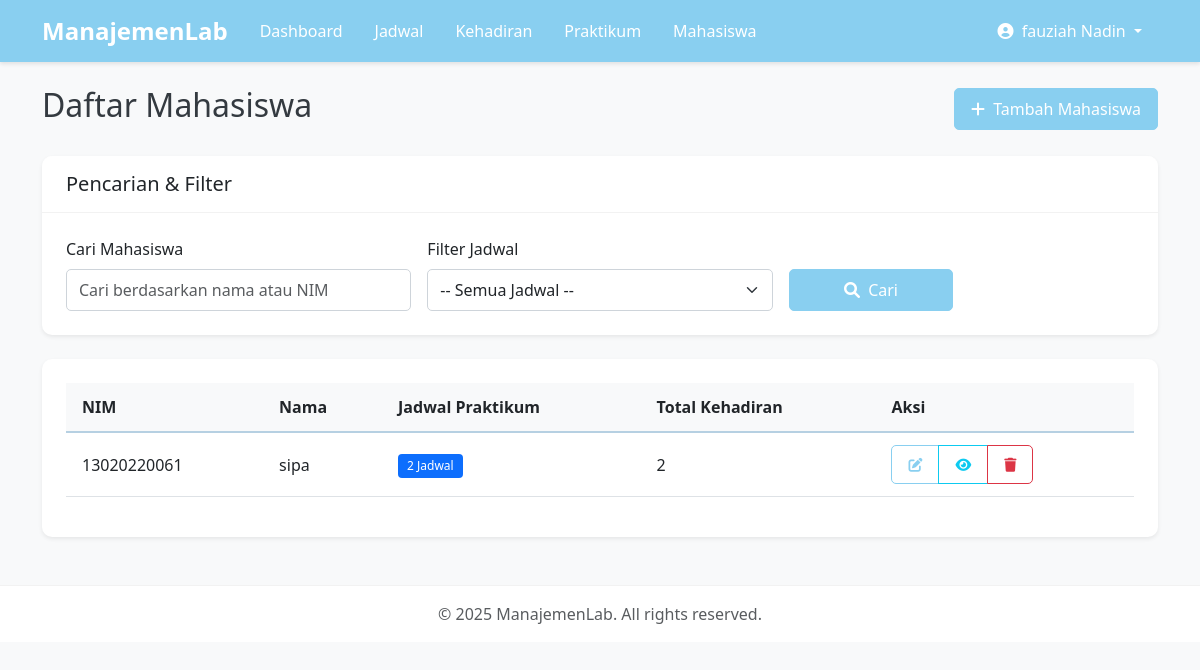
Page /labApp/mahasiswa/ (signed in) on the committed database.
### labApp/models.py (models this page shows, shortened)
class User(AbstractUser):
    ROLE_CHOICES = (
        ('dosen', 'Dosen'),
        ('asisten', 'Asisten'),
    )
    role = models.CharField(max_length=10, choices=ROLE_CHOICES)
    def is_dosen(self):
        return self.role == 'dosen'
    def is_asisten(self):
        return self.role == 'asisten'

class Mahasiswa(models.Model):
    nama = models.CharField(max_length=100)
    nim = models.CharField(max_length=20, unique=True)
    angkatan = models.CharField(max_length=10, default='2024')
    jadwal = models.ManyToManyField(Jadwal, blank=True, related_name='mahasiswa_set')
    dosen = models.ForeignKey(
        User,
        on_delete=models.CASCADE,
        related_name='mahasiswa_dosen',
        limit_choices_to={'role': 'dosen'},
        null=True,  # Allow null temporarily for migration
        blank=True  # Allow blank temporarily for migration
    )
    class Meta:
        ordering = ['nim']

class Kehadiran(models.Model):
    jadwal = models.ForeignKey(Jadwal, on_delete=models.CASCADE)
    mahasiswa = models.ForeignKey(Mahasiswa, on_delete=models.CASCADE)
    tanggal = models.DateField(default=timezone.now)
    hadir = models.BooleanField(default=False)
    keterangan = models.TextField(blank=True, null=True)
    class Meta:
        unique_together = ['jadwal', 'mahasiswa', 'tanggal']
        ordering = ['tanggal', 'jadwal']

### labApp/views.py (the view)
# urls.py: path('mahasiswa/', views.mahasiswa_list, name='mahasiswa_list'),
@login_required
def mahasiswa_list(request):
    if not request.user.is_dosen():
        messages.error(request, 'Anda tidak memiliki izin untuk melihat daftar mahasiswa.')
        return redirect('dashboard')
    search_query = request.GET.get('search', '')
    jadwal_filter = request.GET.get('jadwal', '')
    mahasiswa_list = Mahasiswa.objects.filter(dosen=request.user)
    if search_query:
        mahasiswa_list = mahasiswa_list.filter(
            Q(nim__icontains=search_query) |
            Q(nama__icontains=search_query)
        )
    if jadwal_filter:
        jadwal = get_object_or_404(Jadwal, pk=jadwal_filter, dosen=request.user)
        mahasiswa_list = mahasiswa_list.filter(jadwal__id=jadwal_filter).distinct()
    all_jadwal = Jadwal.objects.filter(dosen=request.user).select_related('praktikum').order_by('praktikum__nama', 'hari', 'waktu_mulai')
    paginator = Paginator(mahasiswa_list, 10)
    page = request.GET.get('page')
    mahasiswa_list = paginator.get_page(page)
    context = {
        'mahasiswa_list': mahasiswa_list,
        'all_jadwal': all_jadwal,
    }
    return render(request, 'dosen/mahasiswa_list.html', context)

### labApp/templates/dosen/mahasiswa_list.html (shortened to what this page needs)
{% extends 'labApp/base.html' %}
{% block content %}
<div class="d-flex justify-content-between align-items-center mb-4">
    <h2>Daftar Mahasiswa</h2>
    <a href="{% url 'labApp:mahasiswa_create' %}" class="btn btn-primary">
        <i class="fas fa-plus me-1"></i> Tambah Mahasiswa
    </a>
</div>
<div class="card shadow-sm mb-4">
    <div class="card-header">
        <h5 class="mb-0">Pencarian & Filter</h5>
    </div>
    <div class="card-body">
        <form method="get" class="row g-3">
            <div class="col-md-4">
                <label for="search" class="form-label">Cari Mahasiswa</label>
                <input type="text" id="search" name="search" class="form-control" placeholder="Cari berdasarkan nama atau NIM" value="{{ request.GET.search|default:'' }}">
            </div>
            <div class="col-md-4">
                <label for="jadwal" class="form-label">Filter Jadwal</label>
                <select name="jadwal" id="jadwal" class="form-select">
                    <option value="">-- Semua Jadwal --</option>
                </select>
            </div>
            <div class="col-md-2">
                <label class="form-label">&nbsp;</label>
                <button type="submit" class="btn btn-primary w-100">
                    <i class="fas fa-search me-1"></i> Cari
                </button>
            </div>
            <div class="col-md-2">
                <label class="form-label">&nbsp;</label>
            </div>
        </form>
    </div>
</div>
<div class="card shadow-sm">
    <div class="card-body">
        {% if mahasiswa_list %}
            <div class="table-responsive">
                <table class="table table-hover">
                    <thead>
                        <tr>
                            <th>NIM</th>
                            <th>Nama</th>
                            <th>Jadwal Praktikum</th>
                            <th>Total Kehadiran</th>
                            <th>Aksi</th>
                        </tr>
                    </thead>
                    <tbody>
                        {% for mahasiswa in mahasiswa_list %}
                        <tr>
                            <td>{{ mahasiswa.nim }}</td>
                            <td>{{ mahasiswa.nama }}</td>
                            <td>
                                {% with jadwal_count=mahasiswa.jadwal.count %}
                                    {% if jadwal_count > 0 %}
                                        <span class="badge bg-primary">{{ jadwal_count }} Jadwal</span>
                                    {% else %}
                                        <span class="badge bg-secondary">Belum ada jadwal</span>
                                    {% endif %}
                                {% endwith %}
                            </td>
                            <td>{{ mahasiswa.kehadiran_set.all|length }}</td>
                            <td>
                                <div class="btn-group">
                                    <a href="{% url 'labApp:mahasiswa_update' mahasiswa.id %}" class="btn btn-sm btn-outline-primary">
                                        <i class="fas fa-edit"></i>
                                    </a>
                                    <a href="{% url 'labApp:mahasiswa_detail' mahasiswa.id %}" class="btn btn-sm btn-outline-info">
                                        <i class="fas fa-eye"></i>
                                    </a>
                                    <a href="{% url 'labApp:mahasiswa_delete' mahasiswa.id %}" class="btn btn-sm btn-outline-danger">
                                        <i class="fas fa-trash"></i>
                                    </a>
                                </div>
                            </td>
                        </tr>
                        {% endfor %}
                    </tbody>
                </table>
            </div>
        {% endif %}
    </div>
</div>
{% endblock %}

### labApp/templates/labApp/base.html (shortened to what this page needs)
<!DOCTYPE html>
<html lang="id">
<head>
    <link href="https://cdn.jsdelivr.net/npm/bootstrap@5.3.0/dist/css/bootstrap.min.css" rel="stylesheet">
    <link rel="stylesheet" href="https://cdnjs.cloudflare.com/ajax/libs/font-awesome/6.0.0/css/all.min.css">
    <link rel="stylesheet" href="/static/css/style.css">
</head>
<body>
    {% if user.is_authenticated %}
    <nav class="navbar navbar-expand-lg navbar-dark">
        <div class="container">
            <a class="navbar-brand" href="{% url 'labApp:dashboard' %}">ManajemenLab</a>
            <div class="collapse navbar-collapse" id="navbarNav">
                <ul class="navbar-nav me-auto">
                    <li class="nav-item">
                        <a class="nav-link" href="{% url 'labApp:dashboard' %}">Dashboard</a>
                    </li>
                    <li class="nav-item">
                        <a class="nav-link" href="{% url 'labApp:jadwal_list' %}">Jadwal</a>
                    </li>
                    <li class="nav-item">
                        <a class="nav-link" href="{% url 'labApp:kehadiran_list' %}">Kehadiran</a>
                    </li>
                    {% if user.is_dosen %}
                    <li class="nav-item">
                        <a class="nav-link" href="{% url 'labApp:praktikum_list' %}">Praktikum</a>
                    </li>
                    <li class="nav-item">
                        <a class="nav-link" href="{% url 'labApp:mahasiswa_list' %}">Mahasiswa</a>
                    </li>
                    {% endif %}
                </ul>
                <ul class="navbar-nav">
                    <li class="nav-item dropdown">
                        <a class="nav-link dropdown-toggle" href="#" id="navbarDropdown" role="button" data-bs-toggle="dropdown">
                            <i class="fas fa-user-circle me-1"></i> {{ user.get_full_name|default:user.username }}
                        </a>
                    </li>
                </ul>
            </div>
        </div>
    </nav>
    {% endif %}
    <div class="container mt-4">
        {% block content %}{% endblock %}
    </div>
    <footer class="footer mt-5 py-3">
        <div class="container text-center">
            <span class="text-muted">© {% now "Y" %} ManajemenLab. All rights reserved.</span>
        </div>
    </footer>
</body>
</html>

### labApp/static/css/style.css (style rules this page uses)
:root { --color-gray: #6c757d; --color-baby-blue: #89CFF0; --color-light-blue: #B6D0E2; --color-white: #ffffff; --color-light-gray: #f8f9fa; --color-dark-gray: #343a40; }
body { font-family: 'Segoe UI', Tahoma, Geneva, Verdana, sans-serif; background-color: var(--color-light-gray); color: var(--color-dark-gray); min-height: 100vh; display: flex; flex-direction: column; }
.navbar { background-color: var(--color-baby-blue); box-shadow: 0 2px 4px rgba(0, 0, 0, 0.1); }
.navbar-brand { font-weight: 700; font-size: 1.5rem; }
.navbar-dark .navbar-nav .nav-link { color: var(--color-white); font-weight: 500; padding: 0.5rem 1rem; transition: all 0.3s ease; }
.card { border: none; border-radius: 10px; box-shadow: 0 4px 6px rgba(0, 0, 0, 0.05); transition: transform 0.3s ease, box-shadow 0.3s ease; }
.card-header { background-color: var(--color-white); border-bottom: 1px solid rgba(0, 0, 0, 0.05); border-top-left-radius: 10px !important; border-top-right-radius: 10px !important; padding: 1rem 1.5rem; }
.card-body { padding: 1.5rem; }
.btn { border-radius: 5px; font-weight: 500; padding: 0.5rem 1rem; transition: all 0.3s ease; }
.btn-primary { background-color: var(--color-baby-blue); border-color: var(--color-baby-blue); }
.btn-outline-primary { color: var(--color-baby-blue); border-color: var(--color-baby-blue); }
.form-control, .form-select { border-radius: 5px; border: 1px solid #ced4da; padding: 0.5rem 0.75rem; transition: border-color 0.3s ease, box-shadow 0.3s ease; }
.table { border-collapse: separate; border-spacing: 0; }
.table th { background-color: var(--color-light-gray); border-bottom: 2px solid var(--color-light-blue); font-weight: 600; }
.table td, .table th { padding: 0.75rem 1rem; vertical-align: middle; }
.badge { font-weight: 500; padding: 0.5em 0.75em; border-radius: 4px; }
.footer { margin-top: auto; background-color: var(--color-white); border-top: 1px solid rgba(0, 0, 0, 0.05); padding: 1rem 0; }

### rows in the picture
User: get_full_name "fauziah Nadin"
Mahasiswa: nim "13020220061", nama "sipa", jadwal.count "2", kehadiran_set.all|length "2"
